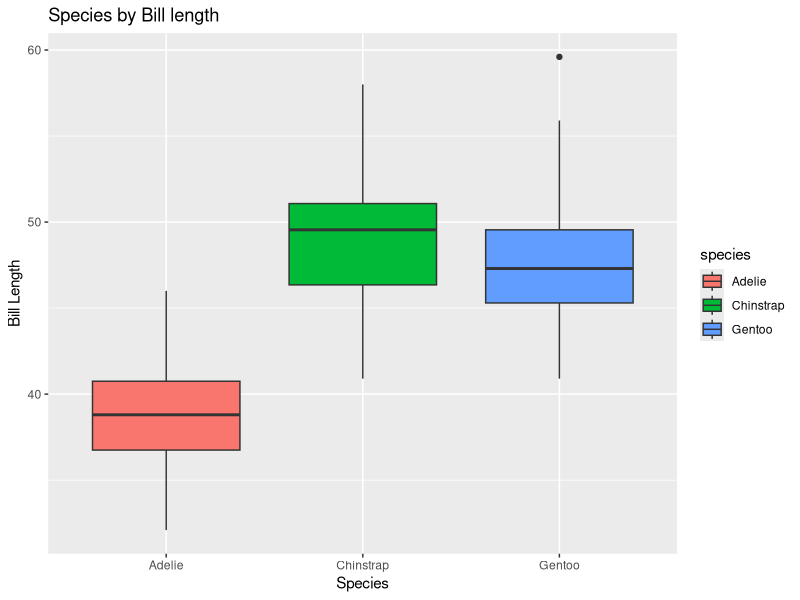

Here is the R script that generated this plot:
## ---- chunk 1
library(tidyverse)
library(palmerpenguins)
view(penguins)
## ---- chunk 2
penguins|>
  count(bill_length_mm)
## ---- chunk 3
penguins|>
  ggplot(mapping = aes(x = species, y = bill_length_mm, fill = species)) +
  geom_boxplot() +
  labs(title = "Species by Bill length",
       x = "Species",
       y = "Bill Length")
